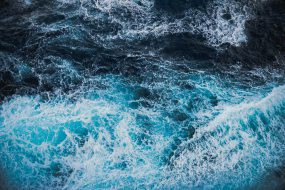
#> input picture Assests/water.jpeg, 285 x 190 px
$ python image_arithmetics.py
#> lines starting #> are read from the running program, lines starting #| are printed output that depends on the picture
import cv2
import numpy as np
import matplotlib.pyplot as plt
import matplotlib.image as mpimg

# [13 lines of commented-out code are left out]


img_water = mpimg.imread('Assests/water.jpeg')
#> img_water is the input picture: shape (190, 285, 3); mean R, G, B 72.6, 113.8, 134.3
resized = cv2.resize(img_water, (300,300))
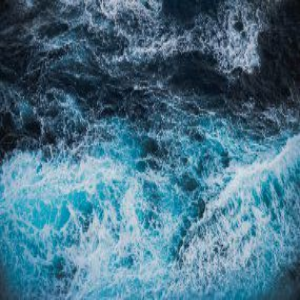
#> resized: shape (300, 300, 3); mean R, G, B 72.5, 113.7, 134.2
plt.imshow(resized)
plt.title('water image')
plt.show()
print("part 1 ")

img_horse = mpimg.imread('Assests/horse.jpeg')
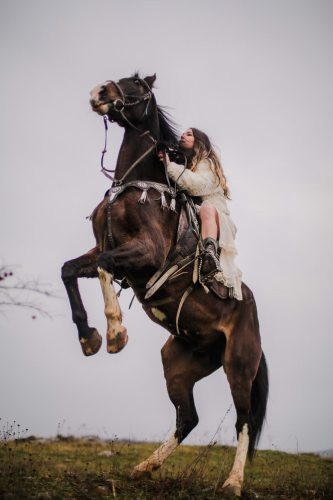
#> input picture Assests/horse.jpeg, 333 x 500 px
#> img_horse is the input picture: shape (500, 333, 3); mean R, G, B 154.6, 146.7, 146
resized2 = cv2.resize(img_horse, (300,300))
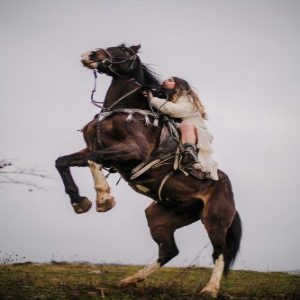
#> resized2: shape (300, 300, 3); mean R, G, B 154.5, 146.7, 145.9
plt.imshow(resized2)
plt.title('horse image')
plt.show()
print("part 2")

blend1 = cv2.addWeighted(resized, 0.5, resized2, 0.8, 0)
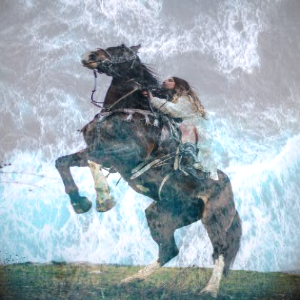
#> blend1: shape (300, 300, 3); mean R, G, B 159.8, 174, 182.7
plt.imshow(blend1)
plt.title('blended image - addition')
plt.show()
